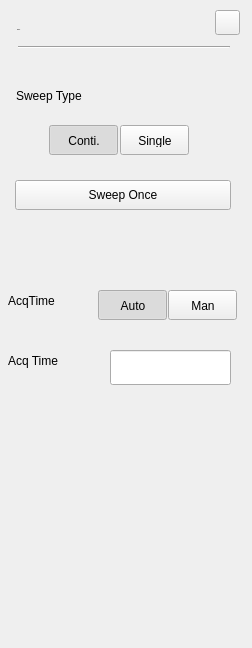
<?xml version="1.0" encoding="UTF-8"?>
<ui version="4.0">
 <class>RtSa_Dialog_SweepSetup</class>
 <widget class="QWidget" name="RtSa_Dialog_SweepSetup">
  <property name="geometry">
   <rect>
    <x>0</x>
    <y>0</y>
    <width>252</width>
    <height>648</height>
   </rect>
  </property>
  <property name="windowTitle">
   <string>Form</string>
  </property>
  <property name="styleSheet">
   <string notr="true">/*******************indoor**************/
#RtSa_Dialog_SweepSetup[status = &quot;indoor&quot;]
{
	border:1px;
	border-top-style:solid;
	border-top-color:black;
}
#RtSa_Dialog_SweepSetup[status = &quot;indoor&quot;]
#widget
{
	background-color:rgba(211,211,211,0.9);
}
#RtSa_Dialog_SweepSetup[status = &quot;indoor&quot;]
#widget&gt;QPushButton
{
	color:rgba(123, 123, 123,1);
	font: 75 13px &quot;Arial&quot;;
	border-style:flat;
	font-weight:bold;
}
#RtSa_Dialog_SweepSetup[status = &quot;indoor&quot;]
#widget&gt;QPushButton::checked
{
    color:rgba(87, 87, 87,1);
}
#RtSa_Dialog_SweepSetup[status = &quot;indoor&quot;]
#widget&gt;QPushButton::!checked
{
}
#RtSa_Dialog_SweepSetup[status = &quot;indoor&quot;]
RtSa_LineEdit
{
	background-color:rgba(255,255,255,0.6);
	color:rgba(162, 115, 0,1);
	padding:8px 8px 7px 10px ;
	font: 75 13px &quot;Arial&quot;;
	font-weight:bold;
}
#RtSa_Dialog_SweepSetup[status = &quot;indoor&quot;]
#widget&gt;QLabel
{
font: 75 13px &quot;Arial&quot;;
}
#RtSa_Dialog_SweepSetup[status = &quot;indoor&quot;]
#line
{
	background-color:rgba(46,46,46,1);
}
#RtSa_Dialog_SweepSetup[status = &quot;indoor&quot;]
RtSa_LineEdit:focus
{
  outline: none;
  border:2px solid rgba(162,115,0,1);
}
#RtSa_Dialog_SweepSetup[status = &quot;indoor&quot;]
#widget&gt;#pb_Sweep_Once
{
	background-color:rgb(0,0,0);
	color:rgb(255,255,255);
}
/***************outdoor*****************/
#RtSa_Dialog_SweepSetup[status = &quot;outdoor&quot;]
{
	border:1px;
	border-top-style:solid;
	border-top-color:black;
}
#RtSa_Dialog_SweepSetup[status = &quot;outdoor&quot;]
#widget
{
	background-color:rgba(211,211,211,0.9);
}
#RtSa_Dialog_SweepSetup[status = &quot;outdoor&quot;]
#widget&gt;QPushButton
{
	color:rgba(123, 123, 123,1);
	font: 75 13px &quot;Arial&quot;;
	border-style:flat;
	font-weight:bold;
}
#RtSa_Dialog_SweepSetup[status = &quot;outdoor&quot;]
#widget&gt;QPushButton::checked
{
    color:rgba(87, 87, 87,1);
}
#RtSa_Dialog_SweepSetup[status = &quot;outdoor&quot;]
RtSa_LineEdit
{
	color:rgba(162, 115, 0,1);
	padding:8px 8px 7px 10px ;
	font: 75 13px &quot;Arial&quot;;
	font-weight:bold; 
}
#RtSa_Dialog_SweepSetup[status = &quot;outdoor&quot;]
#widget&gt;QLabel
{
	font: 75 13px &quot;Arial&quot;; 
   color:rgba(46,46,46,1);
}
#RtSa_Dialog_SweepSetup[status = &quot;outdoor&quot;]
#line
{
	background-color:rgba(46,46,46,1);
}
#RtSa_Dialog_SweepSetup[status  =  &quot;outdoor&quot;] RtSa_LineEdit:disable
{ 
    color:rgba(133,133,133,0.6); 
}
#RtSa_Dialog_SweepSetup[status  =  &quot;outdoor&quot;] RtSa_LineEdit:focus
 { 
    outline: none;
	border:2px solid rgba(162,115,0,1); 
}
#RtSa_Dialog_SweepSetup[status = &quot;outdoor&quot;]
#widget&gt;#pb_Sweep_Once
{
	background-color:rgb(0,0,0);
	color:rgb(255,255,255);
}
/***************night*****************/
#RtSa_Dialog_SweepSetup[status = &quot;night&quot;]
{
	border:1px;
	border-top-style:solid;
	border-top-color:black;
}
#RtSa_Dialog_SweepSetup[status = &quot;night&quot;]
#widget
{
	background-color:rgba(208,182,139,0.9);
}
#RtSa_Dialog_SweepSetup[status = &quot;night&quot;]
#widget&gt;QPushButton
{
	color:rgba(123, 123, 123,1);
	font: 75 13px &quot;Arial&quot;;
	border-style:flat;
	font-weight:bold;
}
#RtSa_Dialog_SweepSetup[status = &quot;night&quot;]
#widget&gt;QPushButton::checked
{
   color:rgba(87, 87, 87,1);
}
/*#RtSa_Dialog_SweepSetup[status = &quot;night&quot;]
#widget&gt;QPushButton::!checked
{
   color:rgba(0, 0, 0, 1)
}
*/
#RtSa_Dialog_SweepSetup[status = &quot;night&quot;]
RtSa_LineEdit
{
	background: rgba(251,220,167,0.60);
   color:rgba(159,98,0,1);
	padding:8px 8px 7px 10px ;
	font: 75 13px &quot;Arial&quot;;
	font-weight:bold;
}
#RtSa_Dialog_SweepSetup[status  =  &quot;night&quot;] 
RtSa_LineEdit:disable
{
	color:rgba(133,133,133,0.6);
}

#RtSa_Dialog_SweepSetup[status  =  &quot;night&quot;] 
RtSa_LineEdit:focus
{
	outline: none;
	border:2px solid rgba(162,115,0,1);
}
#RtSa_Dialog_SweepSetup[status = &quot;night&quot;]
#widget&gt;QLabel
{
	font: 75 13px &quot;Arial&quot;;
	color:rgba(46,46,46,1);
}
#RtSa_Dialog_SweepSetup[status = &quot;night&quot;]
#line
{
	background-color:rgba(46,46,46,1);
}
#RtSa_Dialog_SweepSetup[status  =  &quot;night&quot;] RtSa_LineEdit:disable
{ 
    color:rgba(133,133,133,0.6);
}
#RtSa_Dialog_SweepSetup[status  =  &quot;night&quot;] RtSa_LineEdit:focus
 { 
	outline: none;
	border:2px solid rgba(162,115,0,1);
}
#RtSa_Dialog_SweepSetup[status = &quot;night&quot;]
#widget&gt;#pb_Sweep_Once
{
	background-color:rgb(0,0,0);
	color:rgb(255,255,255);
}</string>
  </property>
  <property name="status" stdset="0">
   <string>night</string>
  </property>
  <widget class="QWidget" name="widget" native="true">
   <property name="geometry">
    <rect>
     <x>0</x>
     <y>0</y>
     <width>252</width>
     <height>648</height>
    </rect>
   </property>
   <property name="styleSheet">
    <string notr="true"/>
   </property>
   <widget class="QLabel" name="label">
    <property name="geometry">
     <rect>
      <x>30</x>
      <y>70</y>
      <width>81</width>
      <height>21</height>
     </rect>
    </property>
    <property name="text">
     <string/>
    </property>
   </widget>
   <widget class="QLabel" name="label_9">
    <property name="geometry">
     <rect>
      <x>30</x>
      <y>120</y>
      <width>101</width>
      <height>21</height>
     </rect>
    </property>
    <property name="text">
     <string/>
    </property>
   </widget>
   <widget class="QLabel" name="label_10">
    <property name="geometry">
     <rect>
      <x>16</x>
      <y>85</y>
      <width>101</width>
      <height>21</height>
     </rect>
    </property>
    <property name="text">
     <string>Sweep Type</string>
    </property>
   </widget>
   <widget class="QPushButton" name="pb_single">
    <property name="geometry">
     <rect>
      <x>120</x>
      <y>125</y>
      <width>69</width>
      <height>30</height>
     </rect>
    </property>
    <property name="styleSheet">
     <string notr="true">#pb_single:checked
{
	padding: 8px 5px 7px 6px;
	background-image: url(:/rtsa/image/fre_checked_right.png);
	background-position:right;
}

#pb_single:!checked
{
padding: 8px 5px 7px 6px;
	background-image: url(:/rtsa/image/fre_checked_left.png);
	background-position:right;
}</string>
    </property>
    <property name="text">
     <string>Single</string>
    </property>
    <property name="checkable">
     <bool>true</bool>
    </property>
   </widget>
   <widget class="QPushButton" name="pb_conti">
    <property name="geometry">
     <rect>
      <x>49</x>
      <y>125</y>
      <width>69</width>
      <height>30</height>
     </rect>
    </property>
    <property name="styleSheet">
     <string notr="true">/*#QPushButton::pressed
{
background-color: rgb(255, 188, 0);
}
*/
#pb_conti:checked
{
	padding: 8px 14px 7px 15px;
	background-image: url(:/rtsa/image/fre_checked_left.png);
}
#pb_conti:!checked
{
padding: 8px 14px 7px 15px;
	background-image: url(:/rtsa/image/fre_checked_right.png);
}
</string>
    </property>
    <property name="text">
     <string>Conti.</string>
    </property>
    <property name="checkable">
     <bool>true</bool>
    </property>
    <property name="checked">
     <bool>true</bool>
    </property>
   </widget>
   <widget class="Line" name="line">
    <property name="geometry">
     <rect>
      <x>18</x>
      <y>46</y>
      <width>212</width>
      <height>2</height>
     </rect>
    </property>
    <property name="orientation">
     <enum>Qt::Horizontal</enum>
    </property>
   </widget>
   <widget class="QPushButton" name="pb_cancel">
    <property name="geometry">
     <rect>
      <x>215</x>
      <y>10</y>
      <width>25</width>
      <height>25</height>
     </rect>
    </property>
    <property name="styleSheet">
     <string notr="true">#RtSa_Dialog_SweepSetup[status = &quot;indoor&quot;]
#pb_cancel
{
background-color:rgba(0,0,0,0);
background-image: url(:/rtsa/image/btn_close_normal.png);
}
#RtSa_Dialog_SweepSetup[status = &quot;indoor&quot;]
#pb_cancel:pressed
{
background-image: url(:/rtsa/image/btn_close_click.png);
}

#RtSa_Dialog_SweepSetup[status = &quot;outdoor&quot;]
#pb_cancel
{
background-color:rgba(0,0,0,0);
background-image: url(:/rtsa/image/btn_close_normal.png);
}
#RtSa_Dialog_SweepSetup[status = &quot;outdoor&quot;]
#pb_cancel:pressed
{
background-image: url(:/rtsa/image/btn_close_click.png);
}

#RtSa_Dialog_SweepSetup[status = &quot;night&quot;]
#pb_cancel
{
background-color:rgba(0,0,0,0);
border-image: url(:/rtsa/image/night/btn_close_normal.png);
}
#RtSa_Dialog_SweepSetup[status = &quot;night&quot;]
#pb_cancel:pressed
{
border-image: url(:/rtsa/image/night/btn_close_click.png);
}</string>
    </property>
    <property name="text">
     <string/>
    </property>
   </widget>
   <widget class="QLabel" name="lblTitle">
    <property name="geometry">
     <rect>
      <x>17</x>
      <y>19</y>
      <width>102</width>
      <height>22</height>
     </rect>
    </property>
    <property name="font">
     <font>
      <family>Arial</family>
      <pointsize>-1</pointsize>
      <weight>75</weight>
      <italic>false</italic>
      <bold>true</bold>
     </font>
    </property>
    <property name="styleSheet">
     <string notr="true">#lblTitle
{
	font: 75 20px &quot;Arial&quot;;
	color:rgba(46,46,46,1);
	line-height:23px;
	font-weight:bold;
}</string>
    </property>
    <property name="text">
     <string>Sweep</string>
    </property>
   </widget>
   <widget class="QPushButton" name="pb_Sweep_Once">
    <property name="geometry">
     <rect>
      <x>15</x>
      <y>180</y>
      <width>216</width>
      <height>30</height>
     </rect>
    </property>
    <property name="focusPolicy">
     <enum>Qt::NoFocus</enum>
    </property>
    <property name="styleSheet">
     <string notr="true">#RtSa_Dialog_SweepSetup[status = &quot;indoor&quot;]
#pb_Sweep_Once
{
	font: 75 13px &quot;Arial&quot;;
	font-weight:bold;
	color: rgba(255, 255, 255, 1);	
	background-image: url(:/rtsa/image/btn_w216_nor.png);
}
#RtSa_Dialog_SweepSetup[status = &quot;indoor&quot;]
#pb_Sweep_Once:pressed
{
	background-image: url(:/rtsa/image/btn_w216_click.png);
}

#RtSa_Dialog_SweepSetup[status = &quot;outdoor&quot;]
#pb_Sweep_Once
{
	font: 75 13px &quot;Arial&quot;;
	font-weight:bold;
	color: rgba(0, 0, 0, 1);	
	background-image: url(:/rtsa/image/outdoor/btn_w216_nor.png);
}
#RtSa_Dialog_SweepSetup[status = &quot;outdoor&quot;]
#pb_Sweep_Once:pressed
{
	background-image: url(:/rtsa/image/btn_w216_click.png);
}

#RtSa_Dialog_SweepSetup[status = &quot;night&quot;]
#pb_Sweep_Once
{
	font: 75 13px &quot;Arial&quot;;
	font-weight:bold;
	color: #FBDBA7;
	background-image: url(:/rtsa/image/btn_w216_nor.png);
}
#RtSa_Dialog_SweepSetup[status = &quot;night&quot;]
#pb_Sweep_Once:pressed
{
	background-image: url(:/rtsa/image/btn_w216_click.png);
}</string>
    </property>
    <property name="text">
     <string>Sweep Once</string>
    </property>
   </widget>
   <widget class="RtSa_LineEdit" name="leAcqtime">
    <property name="geometry">
     <rect>
      <x>110</x>
      <y>350</y>
      <width>121</width>
      <height>35</height>
     </rect>
    </property>
    <property name="readOnly">
     <bool>true</bool>
    </property>
   </widget>
   <widget class="QPushButton" name="pbAcqMan">
    <property name="geometry">
     <rect>
      <x>168</x>
      <y>290</y>
      <width>69</width>
      <height>30</height>
     </rect>
    </property>
    <property name="styleSheet">
     <string notr="true">#pbAcqMan:checked
{
	padding: 8px 5px 7px 6px;
	background-image: url(:/rtsa/image/fre_checked_right.png);
	background-position:right;
}

#pbAcqMan:!checked
{
   padding: 8px 5px 7px 6px;
	background-image: url(:/rtsa/image/fre_checked_left.png);
	background-position:right;
}</string>
    </property>
    <property name="text">
     <string>Man</string>
    </property>
    <property name="checkable">
     <bool>true</bool>
    </property>
    <attribute name="buttonGroup">
     <string notr="true">AcqTimeGroup</string>
    </attribute>
   </widget>
   <widget class="QPushButton" name="pbAcqAuto">
    <property name="geometry">
     <rect>
      <x>98</x>
      <y>290</y>
      <width>69</width>
      <height>30</height>
     </rect>
    </property>
    <property name="styleSheet">
     <string notr="true">#pbAcqAuto:checked
{
	padding: 8px 14px 7px 15px;
	background-image: url(:/rtsa/image/fre_checked_left.png);
}
#pbAcqAuto:!checked
{
padding: 8px 14px 7px 15px;
	background-image: url(:/rtsa/image/fre_checked_right.png);
}
</string>
    </property>
    <property name="text">
     <string>Auto</string>
    </property>
    <property name="checkable">
     <bool>true</bool>
    </property>
    <property name="checked">
     <bool>true</bool>
    </property>
    <attribute name="buttonGroup">
     <string notr="true">AcqTimeGroup</string>
    </attribute>
   </widget>
   <widget class="QLabel" name="label_8">
    <property name="geometry">
     <rect>
      <x>8</x>
      <y>350</y>
      <width>91</width>
      <height>21</height>
     </rect>
    </property>
    <property name="text">
     <string>Acq Time</string>
    </property>
   </widget>
   <widget class="QLabel" name="label_11">
    <property name="geometry">
     <rect>
      <x>8</x>
      <y>290</y>
      <width>81</width>
      <height>21</height>
     </rect>
    </property>
    <property name="text">
     <string>AcqTime </string>
    </property>
   </widget>
  </widget>
  <widget class="QPushButton" name="pb_Auto_Density">
   <property name="geometry">
    <rect>
     <x>280</x>
     <y>520</y>
     <width>216</width>
     <height>30</height>
    </rect>
   </property>
   <property name="styleSheet">
    <string notr="true">#pb_Auto_Density
{
	font: 75 13px &quot;Arial&quot;;
	font-weight:bold;
	color: rgba(255, 255, 255, 1);	
	background-image: url(:/rtsa/image/btn_w216_nor.png);
}

#pb_Auto_Density:pressed
{
	background-image: url(:/rtsa/image/btn_w216_click.png);
}</string>
   </property>
   <property name="text">
    <string>Auto Adjust Density</string>
   </property>
  </widget>
  <widget class="RtSa_LineEdit" name="edit_curve">
   <property name="geometry">
    <rect>
     <x>317</x>
     <y>470</y>
     <width>151</width>
     <height>31</height>
    </rect>
   </property>
   <property name="readOnly">
    <bool>true</bool>
   </property>
  </widget>
  <widget class="QLabel" name="label_3">
   <property name="geometry">
    <rect>
     <x>317</x>
     <y>220</y>
     <width>101</width>
     <height>21</height>
    </rect>
   </property>
   <property name="text">
    <string>Persistence</string>
   </property>
  </widget>
  <widget class="QPushButton" name="pb_Infinite">
   <property name="geometry">
    <rect>
     <x>317</x>
     <y>240</y>
     <width>69</width>
     <height>30</height>
    </rect>
   </property>
   <property name="styleSheet">
    <string notr="true">#pb_Infinite:checked
{
	padding: 8px 14px 7px 15px;
	background-image: url(:/rtsa/image/fre_checked_left.png);
}
#pb_Infinite:!checked
{
padding: 8px 14px 7px 11px;
	background-image: url(:/rtsa/image/fre_checked_right.png);
}</string>
   </property>
   <property name="text">
    <string>Infinite</string>
   </property>
   <property name="checkable">
    <bool>true</bool>
   </property>
   <property name="checked">
    <bool>false</bool>
   </property>
   <property name="autoExclusive">
    <bool>true</bool>
   </property>
  </widget>
  <widget class="RtSa_LineEdit" name="edit_time">
   <property name="geometry">
    <rect>
     <x>317</x>
     <y>300</y>
     <width>151</width>
     <height>31</height>
    </rect>
   </property>
   <property name="readOnly">
    <bool>true</bool>
   </property>
  </widget>
  <widget class="RtSa_LineEdit" name="edit_lowest">
   <property name="geometry">
    <rect>
     <x>317</x>
     <y>420</y>
     <width>151</width>
     <height>31</height>
    </rect>
   </property>
   <property name="readOnly">
    <bool>true</bool>
   </property>
  </widget>
  <widget class="QLabel" name="label_7">
   <property name="geometry">
    <rect>
     <x>317</x>
     <y>450</y>
     <width>181</width>
     <height>21</height>
    </rect>
   </property>
   <property name="text">
    <string>Curve</string>
   </property>
  </widget>
  <widget class="QLabel" name="label_5">
   <property name="geometry">
    <rect>
     <x>317</x>
     <y>335</y>
     <width>181</width>
     <height>21</height>
    </rect>
   </property>
   <property name="text">
    <string>Highest Density</string>
   </property>
  </widget>
  <widget class="QLabel" name="label_2">
   <property name="geometry">
    <rect>
     <x>277</x>
     <y>196</y>
     <width>81</width>
     <height>21</height>
    </rect>
   </property>
   <property name="text">
    <string>Denisity</string>
   </property>
  </widget>
  <widget class="QPushButton" name="pb_Finite">
   <property name="geometry">
    <rect>
     <x>388</x>
     <y>240</y>
     <width>69</width>
     <height>30</height>
    </rect>
   </property>
   <property name="styleSheet">
    <string notr="true">#pb_Finite:checked
{
	padding: 8px 5px 7px 6px;
	background-image: url(:/rtsa/image/fre_checked_right.png);
	background-position:right;
}

#pb_Finite:!checked
{
padding: 8px 5px 7px 6px;
	background-image: url(:/rtsa/image/fre_checked_left.png);
	background-position:right;
}</string>
   </property>
   <property name="text">
    <string>Finite</string>
   </property>
   <property name="checkable">
    <bool>true</bool>
   </property>
   <property name="checked">
    <bool>false</bool>
   </property>
   <property name="autoExclusive">
    <bool>true</bool>
   </property>
  </widget>
  <widget class="RtSa_LineEdit" name="edit_highest">
   <property name="geometry">
    <rect>
     <x>317</x>
     <y>360</y>
     <width>151</width>
     <height>31</height>
    </rect>
   </property>
   <property name="readOnly">
    <bool>true</bool>
   </property>
  </widget>
  <widget class="QLabel" name="label_4">
   <property name="geometry">
    <rect>
     <x>317</x>
     <y>280</y>
     <width>181</width>
     <height>21</height>
    </rect>
   </property>
   <property name="text">
    <string>Persistence Time</string>
   </property>
  </widget>
  <widget class="QLabel" name="label_6">
   <property name="geometry">
    <rect>
     <x>317</x>
     <y>395</y>
     <width>181</width>
     <height>21</height>
    </rect>
   </property>
   <property name="text">
    <string>Lowest Density</string>
   </property>
  </widget>
 </widget>
 <customwidgets>
  <customwidget>
   <class>RtSa_LineEdit</class>
   <extends>QLineEdit</extends>
   <header location="global">rtsa_lineedit.h</header>
   <slots>
    <signal>clicked()</signal>
   </slots>
  </customwidget>
 </customwidgets>
 <resources/>
 <connections/>
 <buttongroups>
  <buttongroup name="AcqTimeGroup"/>
 </buttongroups>
</ui>
